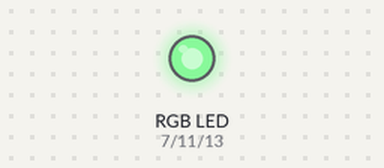
Recording of a program running on a simulated Raspberry Pi (header pin numbers). Parts: an RGB LED mixed from three pins (HIGH = lit). Dim RGB values are drawn brighter than linear.

Above: at 0.1 s.
At 5.1 s:
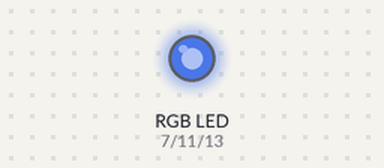
At 10.1 s:
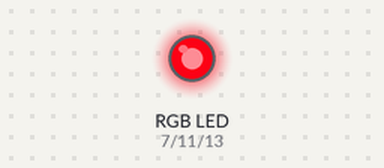
At 20.1 s:
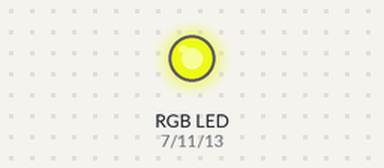
At 30.6 s:
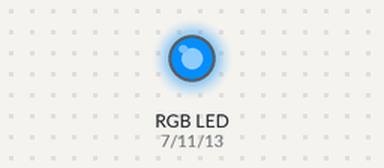
At 39.75 s:
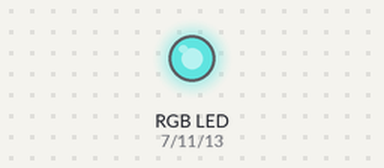
Timing chart, 0 to 40.0 s (numbered marks = the images above):
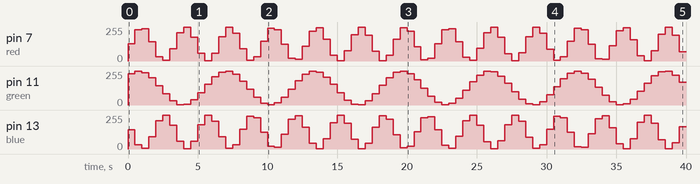

The program:

RGBsine.py
```python
#!/usr/bin/env python

import RPi.GPIO as GPIO
import time
import math

def main():
    rs = 50
    gs = 50
    bs = 50
    GPIO.setmode(GPIO.BOARD)
    GPIO.setup(7, GPIO.OUT)
    GPIO.setup(11, GPIO.OUT)
    GPIO.setup(13, GPIO.OUT)
    red = GPIO.PWM(7, 100)
    green = GPIO.PWM(11, 100)
    blue = GPIO.PWM(13, 100)
    red.start(rs)
    green.start(gs)
    blue.start(bs)
    for i in range(0, 100):
        x = i
        rs = 50 * (1.0 + math.sin(x + 0.0))
        gs = 50 * (1.0 + math.sin(.5*x + 1))
        bs = 50 * (1.0 + math.sin(x + 3))

        red.ChangeDutyCycle(rs)
        green.ChangeDutyCycle(gs)
        blue.ChangeDutyCycle(bs)
        time.sleep(.5)
    red.stop()
    green.stop()
    blue.stop()
    GPIO.cleanup()

if __name__ == "__main__":
    main()
```

Measured:
- by itself, pin 13 (blue): 0/255 → 145/255 at 0.00 s, → 31/255 0.50 s later, → 5/255 0.50 s later, → 92/255 0.50 s later, … (80 changes in this stretch)
- by itself, pin 7 (red): 0/255 → 128/255 at 0.00 s, → 235/255 0.50 s later, → 243/255 0.50 s later, → 145/255 0.50 s later, … (80 changes in this stretch)
